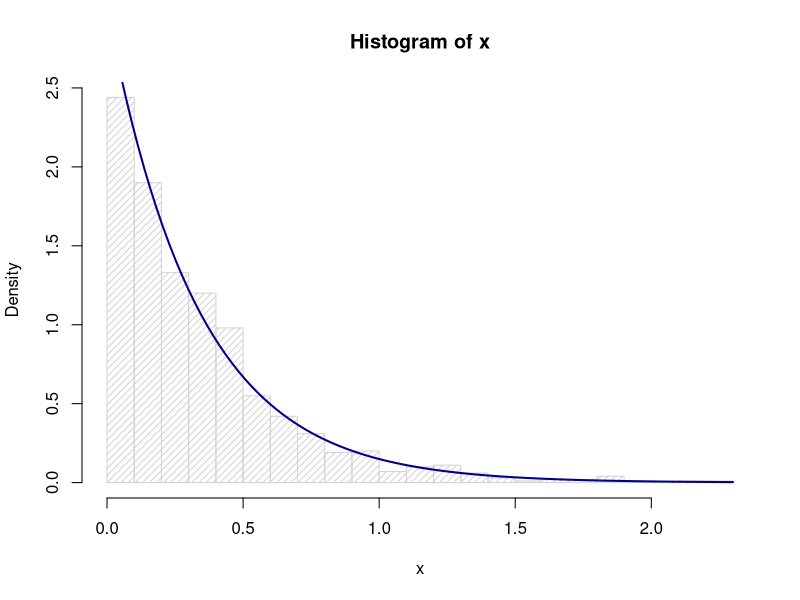
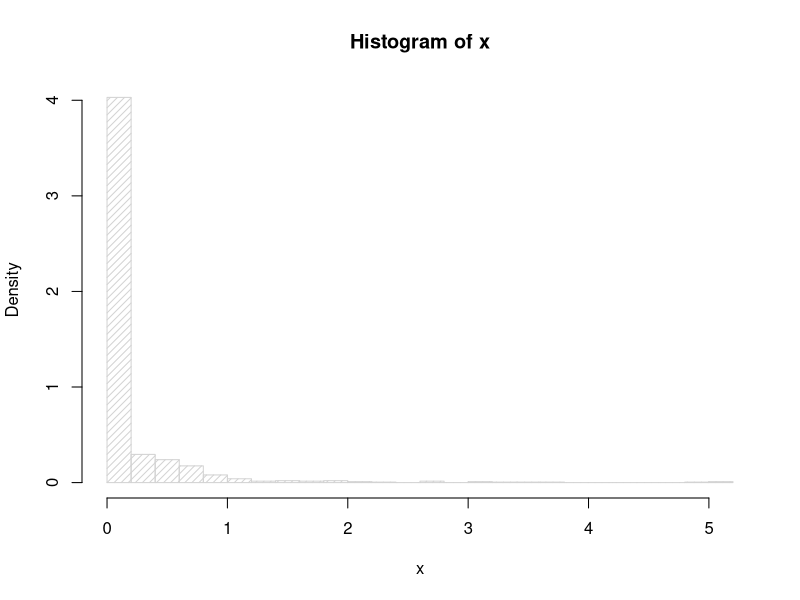
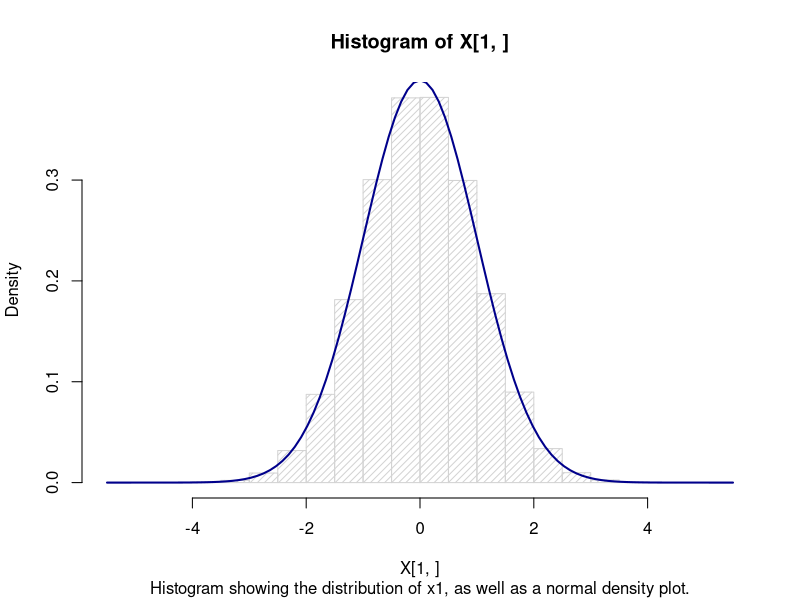
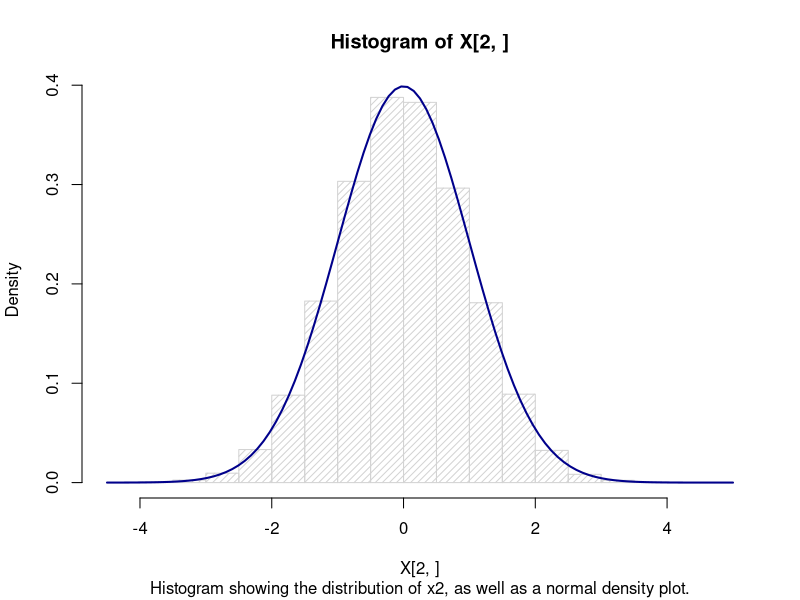
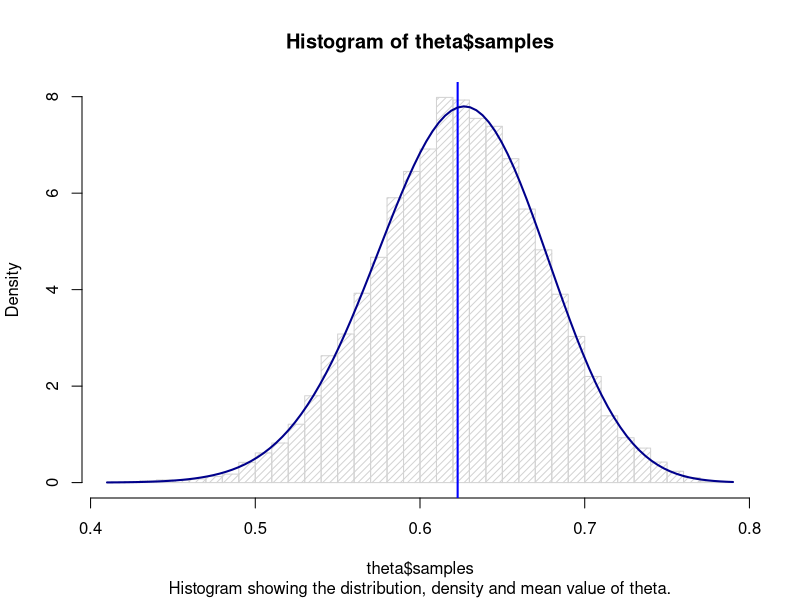
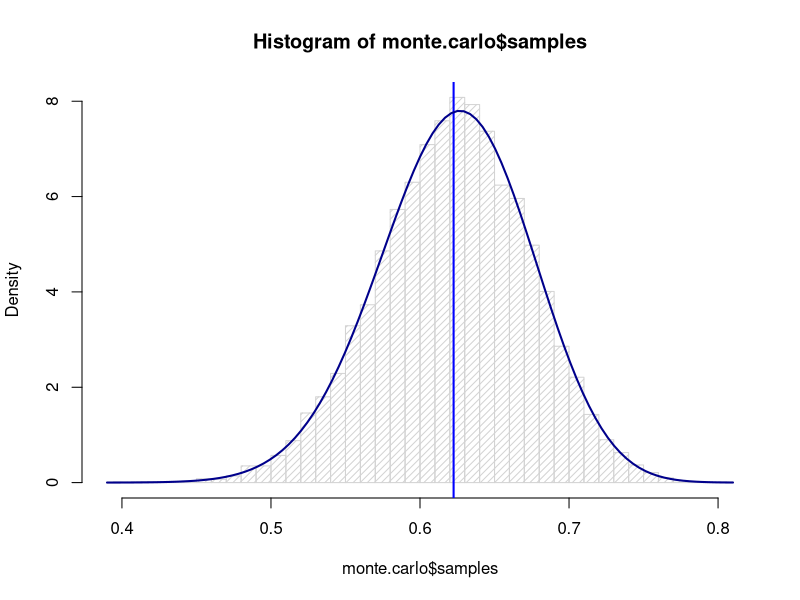

The R script that drew these images, in order:
## ---- chunk 1
knitr::opts_chunk$set(echo = TRUE)
## ---- chunk 2
# Generate samples from exponential distribution
rate <- 3 #Rate parameter
n <- 1000 #Number of samples
generate.exponential <- function(rate, n){
  u <- runif(n) # Uniform distributed random variable
  x <- - 1/rate * log(u) # Inversion method
  return(x)
}
x <- generate.exponential(rate, n)
hist(x, density=20, breaks = 30, prob=TRUE)
curve(dexp(x, rate=rate), add=TRUE, col="darkblue", lwd=2)
## ---- chunk 3
# Generate samples from g(X)
rate <- 3 #Rate parameter
n <- 1000 #Number of samples
alpha <- 0.1 # Alpha parameter
generate.samples.g<- function(alpha, n){
  c <- alpha*exp(1)/(alpha+exp(1)) # Analyticaly expression for c
  u <- runif(n) # Uniform distributed random variable
  x <- c()
  # For loop as we have to check which expression to apply
  for (i in 1:n){
    if (u[i] < c/alpha){
      x <- c(x, (u[i]*alpha/c)^(1/alpha))
    }
    else{
      x <- c(x, 1-log(exp(1)/c*(1-u[i])))
    }
    
  }
  return(x)
}
x <- generate.samples.g(alpha, n)
hist(x, density=20, breaks = 20, prob=TRUE)
## ---- chunk 4
# Generate samples from normal distribution with Box-Muller
n <- 100000 #Number of samples
generate.normal <- function(n){
  u1 <- runif(n) # Uniform distributed random variable
  u2 <- runif(n) # Uniform distributed random variable
  x1 <- sqrt(-2*log(u1))*cos(2*pi*u2) # Normal distributed random variable
  x2 <- sqrt(-2*log(u1))*sin(2*pi*u2) # Normal distributed random variable
  X <- rbind(x1, x2) # Format the variates to be a matrix
  return (X)
}
X <- generate.normal(n)
hist(X[1,], density=20, breaks = 30, prob=TRUE)
curve(dnorm, add=TRUE, col="darkblue", lwd=2)
title(main = NULL, sub = "Histogram showing the distribution of x1, as well as a normal density plot.", xlab = NULL, ylab = NULL)
hist(X[2,], density=20, breaks = 30, prob=TRUE)
curve(dnorm, add=TRUE, col="darkblue", lwd=2)
title(main = NULL, sub = "Histogram showing the distribution of x2, as well as a normal density plot.", xlab = NULL, ylab = NULL)
## ---- chunk 5
cat("Expected mean: ", c(0, 0), "\n")
cat("Expected covariance:  \n")
cbind(c(1,0),c(0,1))
cat("Sample mean: ", mean(X[1, ]), mean(X[2, ]), "\n")
cat("Sample covariance: \n")
cov(t(X))
## ---- chunk 6
# Generate n samples from d variate normal distribution
n <- 10000 #Number of samples
mu <- c(0, 0) #Expected values. d is the length of the mu vector
sigma <- cbind(c(1,0.5),c(0.5,1)) # Covariance between the different distributions
generate.d.normal <- function(n, mu, sigma){
  A <- chol(sigma) # Cholesky decompostion of the covariance matrix
  d <- length(mu) # Number of variates
  X <- generate.normal(n*d) # n*d normal distributed random variables
  x <- matrix(X[1,], nrow=d, ncol=n) # Format the random variables as a n x d matrix
  Z <- mu+t(A)%*%x # Scales the random variables to be d variate
  return(Z)
}
Z <- generate.d.normal(n, mu, sigma)
## ---- chunk 7
Z <- generate.d.normal(n, mu, sigma)
cat("Expected mean: ", mu, "\n")
cat("Expected covariance: \n")
sigma
cat("\n")
cat("Sample mean: ", mean(Z[1,]), mean(Z[2,]), "\n")
cat("Sample covariance: \n")
cov(t(Z))
## ---- chunk 8
#Function f(x) - gamma distributed returns a value given x and alpha
function.f <- function(x, alpha){
  if (x>0){
    return (x^(alpha-1)*exp(-x)/gamma(alpha))
  }
  else{
    return(0)
  }
}

#Function g(x) from A returns a value given x and alpha
function.g <- function(x, alpha){
  c = alpha*exp(1)/(alpha+exp(1))
  if (x>0 && x<1){
    return (c*x^(alpha-1))
  }
  else if(x >= 1){
    return(c*exp(-x))
  }
  else{
    return(0)
  }
}

# Generate n samples from d variate normal distribution
n <- 10000 #Number of samples
alpha <- 0.3
rejection.sampling <- function(n, alpha){
  c <- (alpha+exp(1))/(gamma(alpha)*alpha*exp(1)) # Expression for c
  samples <- c()
  for (i in 1:n){
    repeat{
      x <- generate.samples.g(alpha, 1) # Generate a sample from g
      acceptance.prob <- function.f(x, alpha)/(c*function.g(x, alpha)) # Compute acceptance probability
      if(runif(1) <= acceptance.prob){ # Check if random number is accepted
        samples <- c(samples, x) # Save accepted samples
        break
      }
    }
  }
  return (samples)
}
## ---- chunk 9
y <- rejection.sampling(n, alpha)
cat("Expected mean: ", alpha, "\n")
cat("Expected variance: ",alpha, " \n")
cat("Sample mean: ", mean(y), "\n")
cat("Sample variance: ",  var(y))
## ---- chunk 10
# An analytic log(gamma(x, alpha))-function
log.gamma <- function(x, alpha){
  return((alpha-1)*log(x)-x)
}
# Ratio-of-uniforms method
n <- 10000
alpha <- 30
ratio.of.uniforms <- function(n, alpha){
  sample.counter <- 0
  b.minus <- 0 # Expression for b-
  log.b.plus <- (alpha+1)/2*(log(alpha+1)-1) # Expression for log(b+)
  log.a <- (alpha-1)/2*(log(alpha-1)-1) # Expression for log(a)
  samples <- c()
  for(i in 1:n){
    repeat{
      sample.counter <- sample.counter + 1
      log.x1 <- -generate.exponential(1, rate=1) + log.a # Draw from log(x1)
      log.x2 <- -generate.exponential(1, rate=1) + log.b.plus # Draw from log(x2)
      log.y <- log.x2 - log.x1 # Compute log(y) = log(x2/x1)
      y <- exp(log.y) # Get y-value
      if (2*log.x1 <= log.gamma(y, alpha)){ # Check if value are accepted
        samples <- c(samples, y)
        break
      }
    }
  }
  cat("Rejection ratio: ", (sample.counter)/n , "\n")
  return (samples)
}
y <- ratio.of.uniforms(n, alpha)
## ---- chunk 11
cat("Expected mean: ", alpha, "\n")
cat("Expected variance: ", alpha, "\n")
cat("Sample mean: ", mean(y), "\n")
cat("Sample variance: ", var(y), "\n")
## ---- chunk 12
n = 10000
alpha = 0.1 # alpha parameter
beta = 2 # beta parameter
sample.gamma <- function(n, alpha, beta){
  if(alpha < 1){ #If alpha is less than 1, draw from the rejection sampling method
    return(rejection.sampling(n, alpha)/beta)
  }
  else if (alpha == 1){
    return(generate.exponential(1, n)/beta) # If alpha is equal to 1, draw from Exp(1)
  }
  else if (alpha > 1){
    return(ratio.of.uniforms(n, alpha)/beta) # If alpha is larger than 1, draw from ratio-of-uniforms method
  }
  else{
    return(0)
  }
}
## ---- chunk 13
y <- sample.gamma(n, alpha, beta)
cat("Expected mean: ", alpha/beta, "\n")
cat("Expected variance: ", alpha/beta^2, "\n")
cat("Sample mean: ", mean(y), "\n")
cat("Expected variance: ", var(y), "\n")
## ---- chunk 14

# Here, the user can manually change the alpha vector
# in order to draw a sample from any chosen Dirichlet distribution.
alphas.from.user=c(1.34534,0.9345,0.6356,20,14,5,2)

gammas.in.dirichlet <- function(alpha){
  n=length(alpha)
  gammas <- c()
  for(i in 1:n){
    gammas <- c(gammas, sample.gamma(1,alpha[i],1))
  }
  return(gammas)
}

generate.dirichlet <- function(alpha){  # Creates Dirichlet distributed vector
  g<-gammas.in.dirichlet(alpha)         # with the K chosen alphas 
  print(g)                              # as K-variate parameter vector.
  v<-sum(g)
  z=g/v
  return(z)
}       
dirich.var<-generate.dirichlet(alphas.from.user)
dirich.var             # The elements in the Dirichlet distribution
print(sum(dirich.var)) # The sum of the elements in the Dirichlet distribution
## ---- chunk 15
# Rejection sampling
n <- 20000 #Number of samples

# The posterior function, returns value based on input theta
posterior.f <- function(theta){
  y <- c(125, 18, 20, 34)
  return ((2+theta)^y[1]*(1-theta)^(y[2]+y[3])*theta^y[4])
  
}
rejection.sampling.multinomial <- function(n){
  sample.counter <- 0
  c <- optimize(posterior.f, c(0, 1), maximum=TRUE)$objective # Finds c times the normalizing constant
  samples <- c()
  for(i in 1:n){
    repeat{
      sample.counter <- sample.counter + 1
      theta <- runif(1) # Draw theta from uniform distribution
      acceptance.prob <- posterior.f(theta)/c # Computes alpha
      u <- runif(1) # Draw random value for uniform distribution
      if (u <= acceptance.prob){ # Check if the theta is accepted
        samples <- c(samples, theta) # If accepted, store theta in samples
        break
      }
    }
  }
  return (list("samples" = samples, "number.samples" = sample.counter))
}
theta <- rejection.sampling.multinomial(n)
## ---- chunk 16
hist(theta$samples, density=20, breaks = 30, prob=TRUE)
abline(v = mean(theta$samples), col = "blue", lwd = 2)
title(main = NULL, sub = "Histogram showing the distribution, density and mean value of theta.", xlab = NULL, ylab = NULL)
curve(posterior.f(x)/integrate(posterior.f, lower=0, upper=1)$value, add=TRUE, col="darkblue", lwd=2)
cat("Theta sample mean", mean(theta$samples))
## ---- chunk 17
# Using monte carlo integration to estimate the mean
monte.carlo.integration <- function(){
  n <- 10000 # Number of samples
  samples <- rejection.sampling.multinomial(n)$samples # Sample n samples from the posterior distribution of theta
  mu <- sum(samples)/n # Monte carlo estimate of the mean
  return (list("observed_mean" = mu, "samples" = samples))
}
monte.carlo <- monte.carlo.integration()

# Show histogram, density and mean of the samples
hist(monte.carlo$samples, density=20, breaks = 30, prob=TRUE)
abline(v = mean(monte.carlo$samples), col = "blue", lwd = 2)
curve(posterior.f(x)/integrate(posterior.f, lower=0, upper=1)$value, add=TRUE, col="darkblue", lwd=2)

# Function that returns theta*f(theta) for some value of theta
numerical.integration <- function(theta){
  return (theta*posterior.f(theta))
}
# Numerival integration of theta*f(theta) to obtain the expected mean
Analytic_mean <- integrate(numerical.integration, lower=0,upper=1)$value/integrate(posterior.f, lower=0, upper=1)$value
## ---- chunk 18
cat("Monte Carlo mean: ", monte.carlo$observed_mean, "\n")
cat("Analytic mean: ", Analytic_mean, "\n")
## ---- chunk 19
n = 20000 #number of samples
cat("Observed: ", rejection.sampling.multinomial(n)$number.samples/n)
cat("Analytic: ", optimize(posterior.f, c(0, 1), maximum=TRUE)$objective/integrate(posterior.f, lower=0, upper=1)$value)
## ---- chunk 20
# Function that returns value from Beta(alpha, beta) distribution
beta.distribution <- function(x, alpha, beta){
  return(x^(alpha-1)*(1-x)^(beta-1)/beta(alpha, beta))
}
importance.sampling <- function(n){
  samples <- rejection.sampling.multinomial(n)$samples # Draw samples from the posterior with Beta(1, 1) as prior
  w = (1-samples)^4 # Compute the weights
  mu.is <- sum(samples*w)/sum(w) # Compute the importance sampling
  return(mu.is)
}

importance.sampling(20000)
